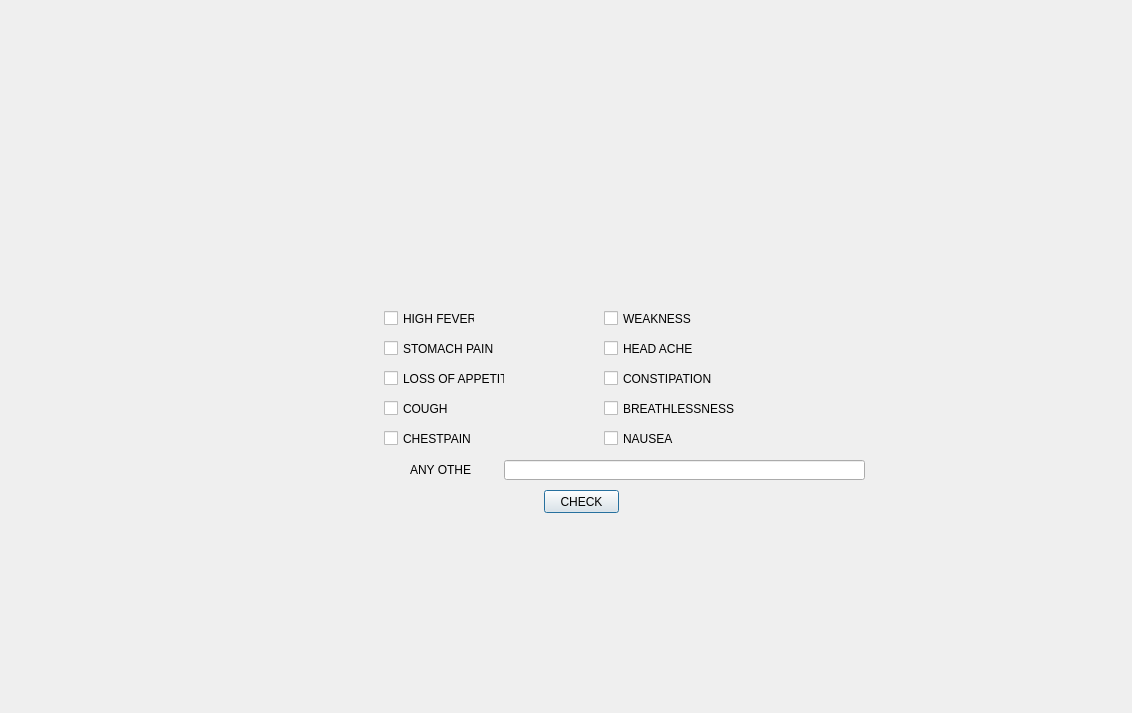
<?xml version="1.0" encoding="UTF-8"?>
<ui version="4.0">
 <class>Symptom</class>
 <widget class="QDialog" name="Symptom">
  <property name="geometry">
   <rect>
    <x>0</x>
    <y>0</y>
    <width>1132</width>
    <height>713</height>
   </rect>
  </property>
  <property name="windowTitle">
   <string>Dialog</string>
  </property>
  <widget class="QCheckBox" name="checkBox_7">
   <property name="geometry">
    <rect>
     <x>384</x>
     <y>400</y>
     <width>70</width>
     <height>17</height>
    </rect>
   </property>
   <property name="text">
    <string>COUGH</string>
   </property>
  </widget>
  <widget class="QCheckBox" name="checkBox_8">
   <property name="geometry">
    <rect>
     <x>604</x>
     <y>400</y>
     <width>141</width>
     <height>17</height>
    </rect>
   </property>
   <property name="text">
    <string>BREATHLESSNESS</string>
   </property>
  </widget>
  <widget class="QLabel" name="txt">
   <property name="geometry">
    <rect>
     <x>320</x>
     <y>530</y>
     <width>621</width>
     <height>131</height>
    </rect>
   </property>
   <property name="text">
    <string/>
   </property>
  </widget>
  <widget class="QCheckBox" name="checkBox_4">
   <property name="geometry">
    <rect>
     <x>604</x>
     <y>340</y>
     <width>131</width>
     <height>17</height>
    </rect>
   </property>
   <property name="text">
    <string>HEAD ACHE</string>
   </property>
  </widget>
  <widget class="QLabel" name="label">
   <property name="geometry">
    <rect>
     <x>410</x>
     <y>460</y>
     <width>61</width>
     <height>20</height>
    </rect>
   </property>
   <property name="text">
    <string>ANY OTHER</string>
   </property>
  </widget>
  <widget class="QPushButton" name="symptomcheck">
   <property name="geometry">
    <rect>
     <x>544</x>
     <y>490</y>
     <width>75</width>
     <height>23</height>
    </rect>
   </property>
   <property name="text">
    <string>CHECK</string>
   </property>
  </widget>
  <widget class="QCheckBox" name="checkBox_2">
   <property name="geometry">
    <rect>
     <x>604</x>
     <y>310</y>
     <width>151</width>
     <height>17</height>
    </rect>
   </property>
   <property name="text">
    <string>WEAKNESS</string>
   </property>
  </widget>
  <widget class="QCheckBox" name="checkBox_5">
   <property name="geometry">
    <rect>
     <x>384</x>
     <y>370</y>
     <width>121</width>
     <height>17</height>
    </rect>
   </property>
   <property name="text">
    <string>LOSS OF APPETITE</string>
   </property>
  </widget>
  <widget class="QCheckBox" name="checkBox_6">
   <property name="geometry">
    <rect>
     <x>604</x>
     <y>370</y>
     <width>131</width>
     <height>17</height>
    </rect>
   </property>
   <property name="text">
    <string>CONSTIPATION</string>
   </property>
  </widget>
  <widget class="QCheckBox" name="checkBox_3">
   <property name="geometry">
    <rect>
     <x>384</x>
     <y>340</y>
     <width>111</width>
     <height>17</height>
    </rect>
   </property>
   <property name="text">
    <string>STOMACH PAIN</string>
   </property>
  </widget>
  <widget class="QCheckBox" name="checkBox_9">
   <property name="geometry">
    <rect>
     <x>384</x>
     <y>430</y>
     <width>111</width>
     <height>17</height>
    </rect>
   </property>
   <property name="text">
    <string>CHESTPAIN</string>
   </property>
  </widget>
  <widget class="QCheckBox" name="checkBox">
   <property name="geometry">
    <rect>
     <x>384</x>
     <y>310</y>
     <width>91</width>
     <height>17</height>
    </rect>
   </property>
   <property name="text">
    <string>HIGH FEVER</string>
   </property>
  </widget>
  <widget class="QCheckBox" name="checkBox_10">
   <property name="geometry">
    <rect>
     <x>604</x>
     <y>430</y>
     <width>70</width>
     <height>17</height>
    </rect>
   </property>
   <property name="text">
    <string>NAUSEA</string>
   </property>
  </widget>
  <widget class="QLineEdit" name="lineEdit">
   <property name="geometry">
    <rect>
     <x>504</x>
     <y>460</y>
     <width>361</width>
     <height>20</height>
    </rect>
   </property>
  </widget>
 </widget>
 <resources/>
 <connections/>
</ui>
